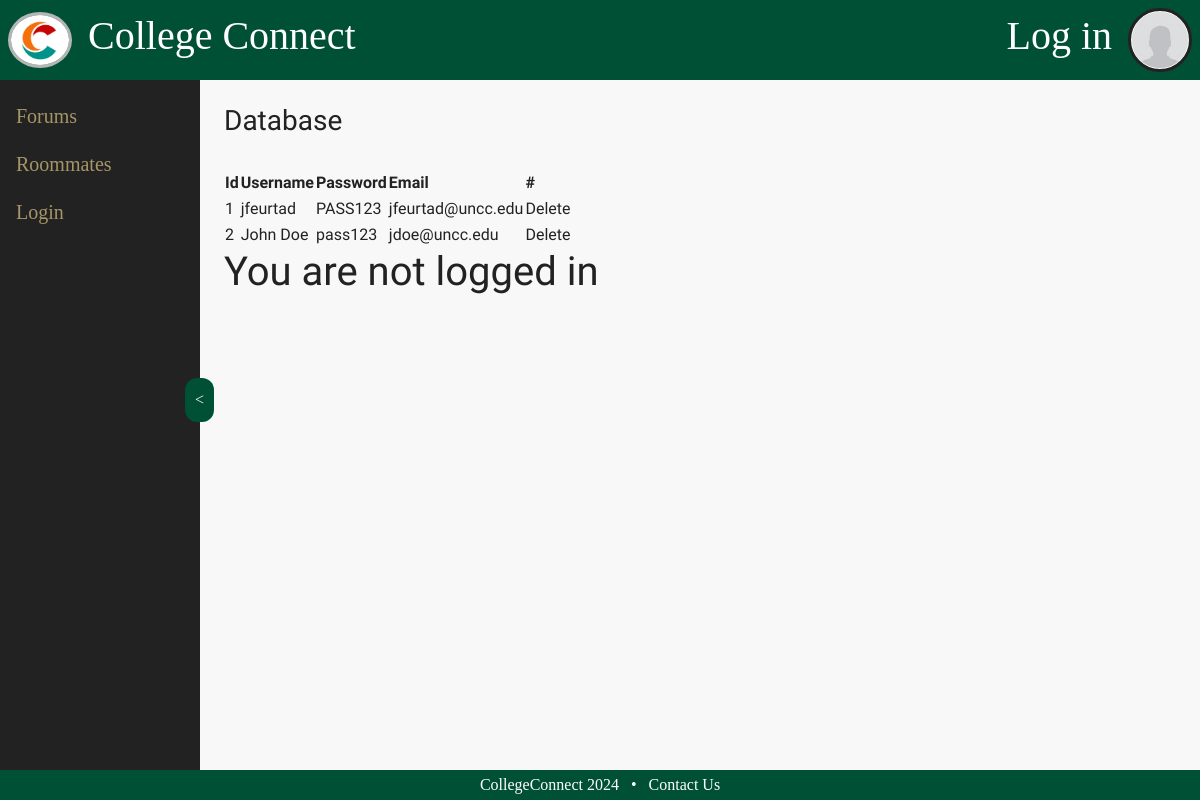
The page /database on the database its author committed.
### app.py (models this page shows, shortened)
class Account(db.Model, UserMixin):
    id = db.Column(db.Integer, primary_key=True)
    username = db.Column(db.String(20), unique=False, nullable=False)
    password = db.Column(db.String(20), unique=False, nullable=False)
    email = db.Column(db.String(20), unique=False, nullable=False)
    gender = db.Column(db.Integer, default=999)
    grade = db.Column(db.Integer, default=999)
    religion = db.Column(db.Integer, default=999)
    drugs = db.Column(db.Integer, default=999)
    neatness = db.Column(db.Integer, default=999)
    chronotype = db.Column(db.Integer, default=999)

### app.py (the view)
@app.route('/database')
def database():
    accounts = Account.query.all()
    return render_template('database.html', accounts=accounts)

### templates/database.html (shortened to what this page needs)
{% extends 'template.html' %}
{% block body %}
<div id="boxes" style="color: #222222;">
    <h3>Database</h3>
    <br>
    <table>
    <thead>
        <th>Id</th>
        <th>Username</th>
        <th>Password</th>
        <th>Email</th>
        <th>#</th>
    </thead>
    {% for data in accounts %}
    <tbody>
        <td>{{data.id}}</td>
        <td>{{data.username}}</td>
        <td>{{data.password}}</td>
        <td>{{data.email}}</td>
        <td><a href="/delete/{{data.id}}" type="button">Delete</a></td>
    </tbody>
    {% endfor%}
    </table>
    {% if current_user.is_authenticated %}
        <h1>You are logged in</h1>
    {% else %}
        <h1>You are not logged in</h1>
    {% endif %}
</div>
{% endblock %}

### Static/CSS/main.css (style rules this page uses)
:root { --primary-color: #005035; --secondary-color-dark: #222222; --secondary-color-light: #a69667; --dark-gray: #1A1A1A; --medium-gray: #505050; --light-gray: #b5b5b5; --background-dark: #D9D9D9; --background-light: #E6E6E6; --background-white: #F8F8F8; --font-sm: 0.75rem; --font-mdsm: 0.9rem; --font-mdlg: 1.2rem; --fontlg: 1.5rem; --fontxl: 2rem; --radius-sm: 8px; --radius-md: 12px; --radius-lg: 16px; --margin-xs: 6px; --margin-sm: 12px; --margin-mdsm: 18px; --margin-md: 24px; --margin-mdlg: 30px; --margin-lg: 36px; --margin-xl: 48px; --padding-xs: 2px; --padding-sm: 4px; --padding-mdsm: 6px; --padding-md: 8px; --padding-mdlg: 12px; --padding-lg: 16px; --padding-xl: 24px; }
a { color: inherit; text-decoration: none; }
body { display: grid; grid-template-columns: 200px 1fr; grid-template-rows: 80px minmax(calc(100vh - 110px), 1fr) 30px; grid-template-areas: "header header" "sidebar main" "footer footer"; font-family: 'Lexend', sans-serif; font-family: "Signika Negative", sans-serif; color: var(--white); background-color: var(--background-white); }

### rows shown on the page
Account: id "1", username "jfeurtad", password "PASS123", email "jfeurtad@uncc.edu"
Account: id "2", username "John Doe", password "pass123", email "jdoe@uncc.edu"
